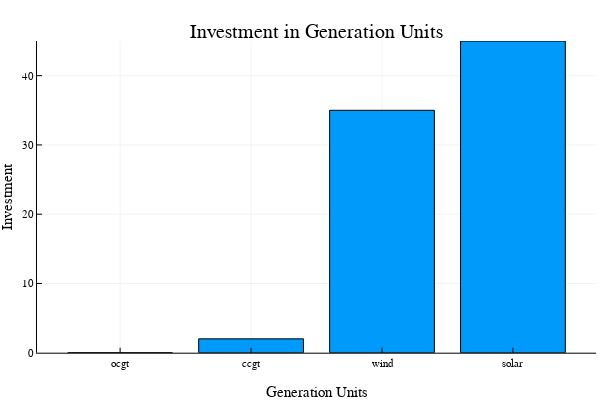

The cell this chart's notebook holds for it:
### Code cell
plotly()
plot_investment(model)

### Figure 1 — Plotly figure (JSON) as saved in the notebook; plotly's stock layout.template omitted (floating-point values rounded to 4 significant figures)
{"data": [{"fill": "tozeroy", "fillcolor": "rgba(0, 154, 250, 1.000)", "legendgroup": "y1", "line": {"color": "rgba(0, 0, 0, 1.000)", "dash": "solid", "width": 1}, "mode": "lines", "name": "y1", "showlegend": true, "type": "scatter", "x": [0.1, 0.1, 0.9, 0.9, 0.1, 0.1], "xaxis": "x1", "y": [0, 0, 0, 0, 0, 0], "yaxis": "y1"}, {"fill": "tozeroy", "fillcolor": "rgba(0, 154, 250, 1.000)", "legendgroup": "y1", "line": {"color": "rgba(0, 0, 0, 1.000)", "dash": "solid", "width": 1}, "mode": "lines", "name": "y1", "showlegend": false, "type": "scatter", "x": [1.1, 1.1, 1.9, 1.9, 1.1, 1.1], "xaxis": "x1", "y": [2, 0, 0, 2, 2, 2], "yaxis": "y1"}, {"fill": "tozeroy", "fillcolor": "rgba(0, 154, 250, 1.000)", "legendgroup": "y1", "line": {"color": "rgba(0, 0, 0, 1.000)", "dash": "solid", "width": 1}, "mode": "lines", "name": "y1", "showlegend": false, "type": "scatter", "x": [2.1, 2.1, 2.9, 2.9, 2.1, 2.1], "xaxis": "x1", "y": [35, 0, 0, 35, 35, 35], "yaxis": "y1"}, {"fill": "tozeroy", "fillcolor": "rgba(0, 154, 250, 1.000)", "legendgroup": "y1", "line": {"color": "rgba(0, 0, 0, 1.000)", "dash": "solid", "width": 1}, "mode": "lines", "name": "y1", "showlegend": false, "type": "scatter", "x": [3.1, 3.1, 3.9, 3.9, 3.1, 3.1], "xaxis": "x1", "y": [45.0, 0, 0, 45.0, 45.0, 45.0], "yaxis": "y1"}, {"colorbar": {"len": 0.8657, "title": "", "x": 0.9934, "y": 0.5087}, "legendgroup": "y1", "marker": {"color": "rgba(0, 154, 250, 0.000)", "line": {"color": "rgba(0, 0, 0, 0.000)", "width": 1}, "size": 0, "symbol": "circle"}, "mode": "markers", "name": "y1", "showlegend": false, "type": "scatter", "x": [0.5, 1.5, 2.5, 3.5], "xaxis": "x", "y": [0, 2, 35, 45.0], "yaxis": "y"}], "layout": {"annotations": [{"font": {"color": "rgba(0, 0, 0, 1.000)", "family": "sans-serif", "size": 20}, "rotation": 0, "showarrow": false, "text": "Investment in Generation Units", "x": 0.5275, "xanchor": "center", "xref": "paper", "y": 1, "yanchor": "top", "yref": "paper"}], "height": 400, "margin": {"b": 20, "l": 0, "r": 0, "t": 20}, "paper_bgcolor": "rgba(255, 255, 255, 1.000)", "plot_bgcolor": "rgba(255, 255, 255, 1.000)", "showlegend": false, "width": 600, "xaxis": {"anchor": "y", "domain": [0.06165, 0.9934], "gridcolor": "rgba(0, 0, 0, 0.100)", "gridwidth": 0.5, "linecolor": "rgba(0, 0, 0, 1.000)", "mirror": false, "range": [-0.1348, 4.135], "showgrid": true, "showline": true, "showticklabels": true, "tickangle": 0, "tickcolor": "rgb(0, 0, 0)", "tickfont": {"color": "rgba(0, 0, 0, 1.000)", "family": "sans-serif", "size": 11}, "tickmode": "array", "ticks": "inside", "ticktext": ["ocgt", "ccgt", "wind", "solar"], "tickvals": [0.5, 1.5, 2.5, 3.5], "title": "Generation Units", "titlefont": {"color": "rgba(0, 0, 0, 1.000)", "family": "sans-serif", "size": 15}, "type": "-", "visible": true, "zeroline": false, "zerolinecolor": "rgba(0, 0, 0, 1.000)"}, "yaxis": {"anchor": "x", "domain": [0.07581, 0.9415], "gridcolor": "rgba(0, 0, 0, 0.100)", "gridwidth": 0.5, "linecolor": "rgba(0, 0, 0, 1.000)", "mirror": false, "range": [0, 45.0], "showgrid": true, "showline": true, "showticklabels": true, "tickangle": 0, "tickcolor": "rgb(0, 0, 0)", "tickfont": {"color": "rgba(0, 0, 0, 1.000)", "family": "sans-serif", "size": 11}, "tickmode": "array", "ticks": "inside", "ticktext": ["0", "10", "20", "30", "40"], "tickvals": [0, 10, 20, 30, 40], "title": "Investment", "titlefont": {"color": "rgba(0, 0, 0, 1.000)", "family": "sans-serif", "size": 15}, "type": "-", "visible": true, "zeroline": false, "zerolinecolor": "rgba(0, 0, 0, 1.000)"}}}
